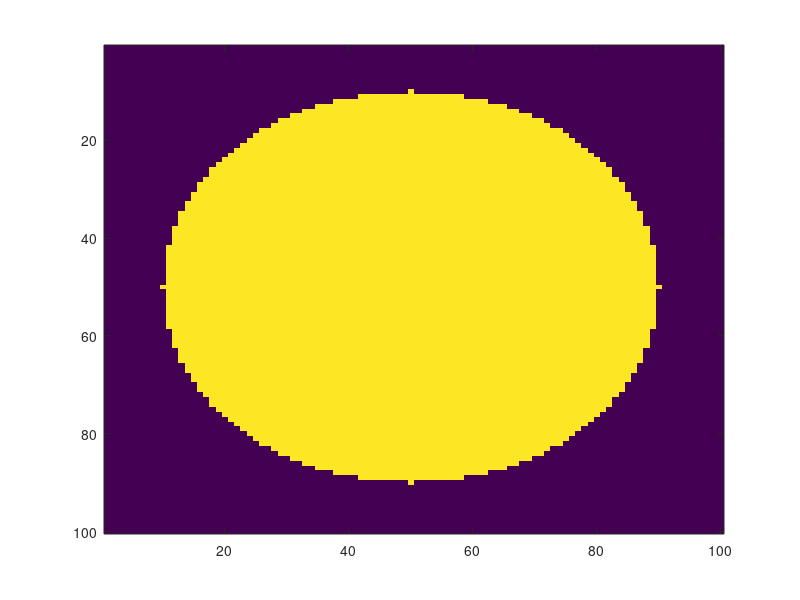

Here is the MATLAB script that generated this plot: (Note: this script raises an error after producing the figure.)
%%                              Simar's code
% Control variables
n1 = 100;
n2 = 100;
r = 30;
VERBOSE=2;

% To construct image
imageSizeX = n1;
imageSizeY = n2;
[columnsInImage rowsInImage] = meshgrid(1:imageSizeX, 1:imageSizeY);
% Next create the circle in the image.
centerX = round(imageSizeX/2);
centerY = round(imageSizeY/2);
radius = 40;
width = 40;
M = 64.*( (rowsInImage - centerY).^2 + (columnsInImage - centerX).^2 <= radius.^2 & (rowsInImage - centerY).^2 + (columnsInImage - centerX).^2 >=(radius-width).^2);

% To construct rectangle
%a = 64 *  ones (9,1)
%b = [64 64 64 0 0 0 64 64 64]
%b = b'
%c = [64 64 64 0 64 0 64 64 64]
%c =c'
%M = [a a a b c c  b a a a]
%subplot(2,2,1)

image(M)	% Plot the original matrix

%%                     Parameters of SVT Algorithm code
randn('state',2009);
rand('state',2009);

%M = randn(n1,r)*randn(r,n2);

df = r*(n1+n2-r);
oversampling = 5;
m = min(5*df,round(.99*n1*n2) );
p  = m/(n1*n2);
Omega = randsample(n1*n2,m);  % this requires the stats toolbox
% a workaround, if you don't have the stats toolbox, is this:
%   Omega = randperm(n1*n2); Omega = Omega(1:m);

data = M(Omega);
% add in noise, if desired
sigma = 0;
% sigma = .05*std(data);
data = data + sigma*randn(size(data));


fprintf('Matrix completion: %d x %d matrix, rank %d, %.1f%% observations\n',...
    n1,n2,r,100*p);
fprintf('\toversampling degrees of freedom by %.1f; noise std is %.1e\n',...
    m/df, sigma );

tau = 5*sqrt(n1*n2);
delta = 1.2/p;

maxiter = 9999;
tol = 1e-4;

%% Approximate minimum nuclear norm solution by SVT algorithm
% Note: SVT, as called below, is setup for noiseless data 
%   (i.e. equality constraints).

fprintf('\nSolving by SVT...\n');
tic
[U,S,V,numiter] = SVT([n1 n2],Omega,data,tau,delta,maxiter,tol);
toc
    
X = U*S*V';

% Show results
fprintf('The recovered rank is %d\n',length(diag(S)) );
fprintf('The relative error on Omega is: %d\n', norm(data-X(Omega))/norm(data))
fprintf('The relative recovery error is: %d\n', norm(M-X,'fro')/norm(M,'fro'))
fprintf('The relative recovery in the spectral norm is: %d\n', norm(M-X)/norm(M))
